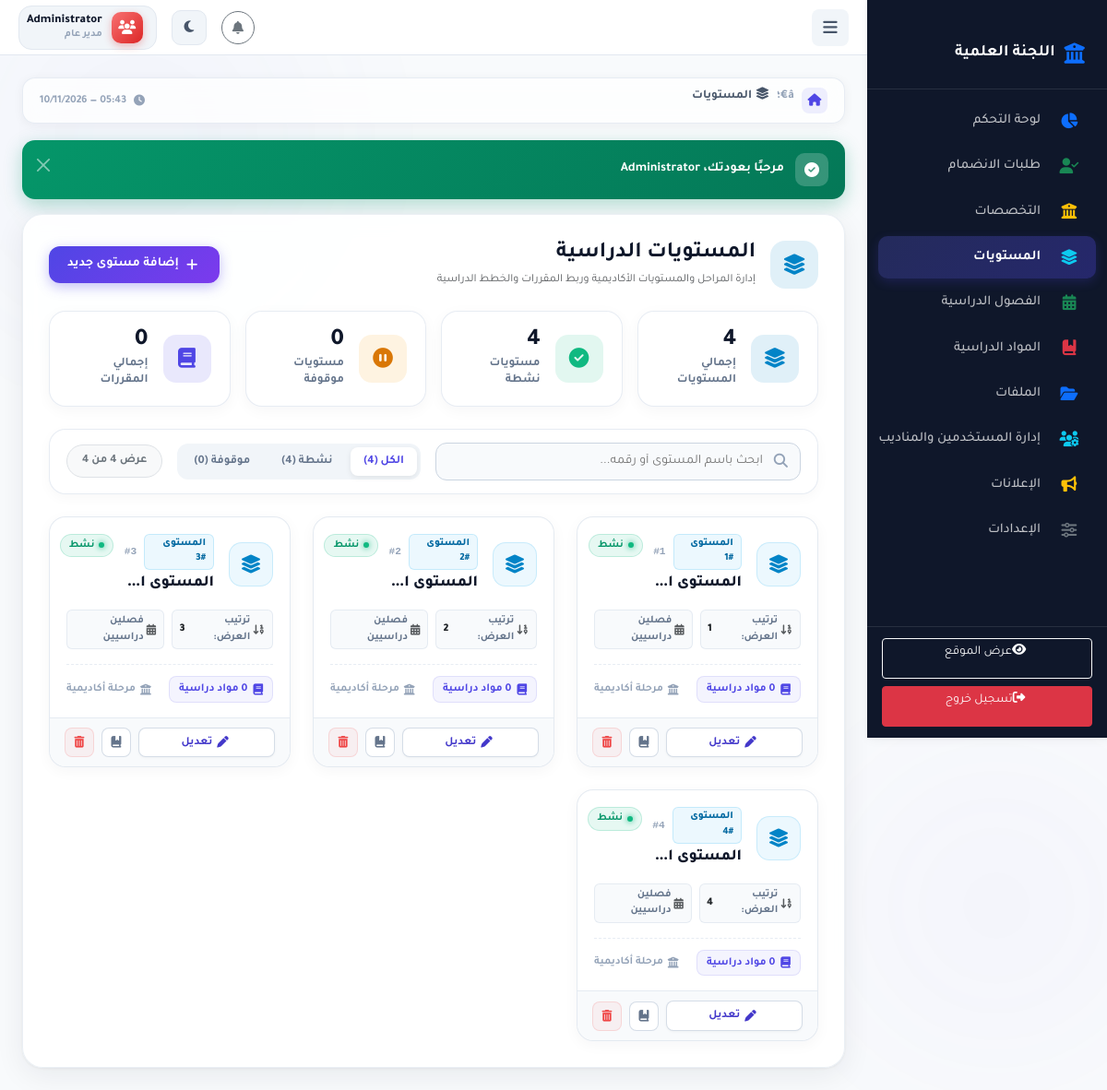
The app's page /admin/levels (signed in) with its own data.
### tables this page shows
CREATE TABLE IF NOT EXISTS levels (
    id INT PRIMARY KEY AUTO_INCREMENT,
    name VARCHAR(50) NOT NULL UNIQUE,
    level_number INT NOT NULL UNIQUE,
    sort_order INT DEFAULT 0,
    is_active BOOLEAN DEFAULT TRUE,
    created_at TIMESTAMP DEFAULT CURRENT_TIMESTAMP
);

### app/Core/Controller.php (called while the page is built, shortened)
<?php
abstract class Controller
{
    protected function view(string $view, array $data = []): void
    {
        View::render($view, $data);
    }
}

### app/Controllers/LevelController.php (called while the page is built, shortened)
<?php
class LevelController extends Controller
{
    public function index(): void
    {
        $levels = \App\Config\Database::fetchAll(
            "SELECT l.*,
                    (SELECT COUNT(*) FROM courses WHERE level_id = l.id) as courses_count
             FROM levels l
             ORDER BY l.sort_order ASC, l.level_number ASC"
        );
        $this->view('admin/levels/index', ['levels' => $levels]);
    }
}

### public/index.php (called while the page is built, shortened)
<?php
require_once __DIR__ . '/../app/Config/Helpers.php';
spl_autoload_register(function ($class) {
    if (str_starts_with($class, 'App\\')) {
        $file = __DIR__ . '/../app/' . str_replace('\\', '/', substr($class, 4)) . '.php';
    }
});
$router = new \App\Config\Router();
$router->registerMiddleware('Auth', \App\Middleware\Auth::class);
$router->registerMiddleware('Admin', \App\Middleware\Admin::class);
$router->registerMiddleware('AdminAccess', \App\Middleware\AdminAccess::class);
$uri = $_SERVER['REQUEST_URI'];
$method = $_SERVER['REQUEST_METHOD'];
$router->dispatch($uri, $method);

### index.php (called while the page is built, shortened)
<?php
require __DIR__ . '/public/index.php';

### app/Config/Helpers.php (called while the page is built, shortened)
<?php
if (!function_exists('env')) {
    function env(string $key, $default = null)
    {
        $value = getenv($key);
        switch (strtolower($value)) {
            case 'false':
                return false;
        }
        return $value;
    }
}
if (!function_exists('url')) {
    function url(string $path = ''): string
    {
        $scriptName = $_SERVER['SCRIPT_NAME'] ?? '';
        $basePath = rtrim(dirname($scriptName), '/\\');
        return $basePath . '/' . ltrim($path, '/\\');
    }
}
if (!function_exists('csrf_token')) {
    function csrf_token(): string
    {
        return $_SESSION['_csrf_token'];
    }
}
if (!function_exists('escape')) {
    function escape(?string $value): string
    {
        return htmlspecialchars($value ?? '', ENT_QUOTES, 'UTF-8');
    }
}

### config/database.php (called while the page is built)
<?php
return [
    'driver' => 'mysql',
    'host' => env('DB_HOST', '127.0.0.1'),
    'port' => env('DB_PORT', 3306),
    'database' => env('DB_NAME', 'university_system'),
    'username' => env('DB_USER', 'root'),
    'password' => env('DB_PASS', ''),
    'charset' => 'utf8mb4',
    'collation' => 'utf8mb4_unicode_ci',
    'prefix' => '',
];

### app/Config/Database.php (called while the page is built, shortened)
<?php
class Database
{
    private static ?Database $instance = null;
    private ?PDO $connection = null;
    private function __construct()
    {
        $config = require __DIR__ . '/../../config/database.php';
        try {
            $dsn = "mysql:host={$config['host']};port={$config['port']};dbname={$config['database']};charset={$config['charset']}";
            $this->connection = new PDO($dsn, $config['username'], $config['password'], [
                PDO::ATTR_ERRMODE => PDO::ERRMODE_EXCEPTION,
                PDO::ATTR_DEFAULT_FETCH_MODE => PDO::FETCH_OBJ,
                PDO::ATTR_EMULATE_PREPARES => false,
            ]);
        } catch (PDOException $e) {
            die('Database connection failed: ' . $e->getMessage());
        }
    }
    public static function getInstance(): self
    {
        if (self::$instance === null) {
            self::$instance = new self();
        }
        return self::$instance;
    }
    public function getConnection(): PDO
    {
        return $this->connection;
    }
    public static function raw(string $sql, array $params = []): \PDOStatement
    {
        $stmt = self::getInstance()->getConnection()->prepare($sql);
        $stmt->execute($params);
        return $stmt;
    }
    public static function fetchAll(string $sql, array $params = []): array
    {
        return self::raw($sql, $params)->fetchAll();
    }
}

### app/Views/admin/levels/index.php (the view, shortened to what this page needs)
<?php
$totalLevels   = count($levels ?? []);
$activeCount   = count(array_filter($levels ?? [], fn($l) => (bool)$l->is_active));
$inactiveCount = $totalLevels - $activeCount;
$totalCourses  = array_sum(array_map(fn($l) => (int)($l->courses_count ?? 0), $levels ?? []));
$isAdmin       = (($_SESSION['user_role'] ?? '') === 'admin');
?>
<div class="d-flex align-items-center justify-content-between flex-wrap gap-3 mb-4">
    <div class="d-flex align-items-center gap-3">
        <div class="majors-stat-icon icon-info" style="width: 52px; height: 52px; border-radius: 16px; font-size: 1.4rem;">
            <i class="fas fa-layer-group"></i>
        </div>
        <div>
            <h4 class="fw-bold mb-1" style="color:var(--dark);">المستويات الدراسية</h4>
            <p class="text-muted small mb-0">إدارة المراحل والمستويات الأكاديمية وربط المقررات والخطط الدراسية</p>
        </div>
    </div>
    <?php if ($isAdmin): ?>
    <div class="d-flex align-items-center gap-2">
        <a href="<?php echo url('/admin/levels/create'); ?>" class="majors-btn-add">
            <i class="fas fa-plus ms-1"></i>إضافة مستوى جديد
        </a>
    </div>
    <?php endif; ?>
</div>
<div class="row g-3 mb-4">
    <div class="col-6 col-lg-3">
        <div class="majors-stat-card">
            <div class="majors-stat-icon icon-info">
                <i class="fas fa-layer-group"></i>
            </div>
            <div>
                <div class="majors-stat-val"><?php echo $totalLevels; ?></div>
                <div class="majors-stat-lbl">إجمالي المستويات</div>
            </div>
        </div>
    </div>
    <div class="col-6 col-lg-3">
        <div class="majors-stat-card">
            <div class="majors-stat-icon icon-success">
                <i class="fas fa-check-circle"></i>
            </div>
            <div>
                <div class="majors-stat-val"><?php echo $activeCount; ?></div>
                <div class="majors-stat-lbl">مستويات نشطة</div>
            </div>
        </div>
    </div>
    <div class="col-6 col-lg-3">
        <div class="majors-stat-card">
            <div class="majors-stat-icon icon-warning">
                <i class="fas fa-pause-circle"></i>
            </div>
            <div>
                <div class="majors-stat-val"><?php echo $inactiveCount; ?></div>
                <div class="majors-stat-lbl">مستويات موقوفة</div>
            </div>
        </div>
    </div>
    <div class="col-6 col-lg-3">
        <div class="majors-stat-card">
            <div class="majors-stat-icon icon-primary">
                <i class="fas fa-book-open"></i>
            </div>
            <div>
                <div class="majors-stat-val"><?php echo $totalCourses; ?></div>
                <div class="majors-stat-lbl">إجمالي المقررات</div>
            </div>
        </div>
    </div>
</div>
<div class="majors-toolbar mb-4">
    <div class="d-flex align-items-center justify-content-between flex-wrap gap-3">
        <div class="majors-search-box">
            <input type="text" id="levelSearchInput" class="majors-search-input" placeholder="ابحث باسم المستوى أو رقمه..." autocomplete="off">
        </div>
        <div class="d-flex align-items-center gap-3 flex-wrap">
            <div class="majors-filter-group" id="levelFilterGroup">
                <button type="button" class="majors-filter-btn active" data-filter="all">الكل (<?php echo $totalLevels; ?>)</button>
                <button type="button" class="majors-filter-btn" data-filter="active">نشطة (<?php echo $activeCount; ?>)</button>
                <button type="button" class="majors-filter-btn" data-filter="inactive">موقوفة (<?php echo $inactiveCount; ?>)</button>
            </div>
            <span class="badge bg-light text-secondary border px-3 py-2 rounded-pill fw-bold" id="levelCounterBadge">
                عرض <?php echo $totalLevels; ?> من <?php echo $totalLevels; ?>
            </span>
        </div>
    </div>
</div>
<?php if (empty($levels)): ?>
    <div class="majors-empty-box">
        <div class="majors-empty-icon" style="background: rgba(14, 165, 233, 0.08); color: #0284c7;">
            <i class="fas fa-layer-group"></i>
        </div>
        <h5 class="fw-bold text-dark mb-2">لا توجد مستويات مسجّلة حتى الآن</h5>
        <p class="text-muted small mb-4">ابدأ بإضافة أول مستوى دراسي لتنظيم وتوزيع المقررات الأكاديمية</p>
        <?php if ($isAdmin): ?>
        <a href="<?php echo url('/admin/levels/create'); ?>" class="majors-btn-add">
            <i class="fas fa-plus ms-1"></i>إضافة مستوى الآن
        </a>
        <?php endif; ?>
    </div>
<?php else: ?>
    <div class="row g-4" id="levelsGridContainer">
        <?php
        $lvlIdx = 0;
        foreach ($levels as $level):
            $lvlIdx++;
            $isActive = (bool)$level->is_active;
            $courses  = (int)($level->courses_count ?? 0);
            $lvlNum   = $level->level_number ?? $level->id;
        ?>
        <div class="col-12 col-md-6 col-xl-4 level-item-col"
             data-name="<?php echo escape(mb_strtolower($level->name)); ?>"
             data-num="<?php echo escape($lvlNum); ?>"
             data-status="<?php echo $isActive ? 'active' : 'inactive'; ?>">
            <div class="level-modern-card <?php echo $isActive ? '' : 'card-inactive'; ?>">
                <div class="major-card-header">
                    <div class="d-flex align-items-center gap-3">
                        <div class="level-icon-box" title="<?php echo escape($level->name); ?>">
                            <i class="fas fa-layer-group"></i>
                        </div>
                        <div class="major-header-text">
                            <div class="d-flex align-items-center gap-2 mb-1">
                                <span class="level-num-badge">المستوى #<?php echo escape($lvlNum); ?></span>
                                <span class="major-id-badge" title="الترقيم">#<?php echo $lvlIdx; ?></span>
                            </div>
                            <h5 class="major-card-title"><?php echo escape($level->name); ?></h5>
                        </div>
                    </div>
                    <div>
                        <span class="major-status-pill <?php echo $isActive ? 'status-pill-active' : 'status-pill-inactive'; ?>">
                            <?php if ($isActive): ?>
                                <span class="pulse-dot"></span> نشط
                            <?php else: ?>
                                <i class="fas fa-pause-circle me-1" style="font-size:0.7rem;"></i> موقوف
                            <?php endif; ?>
                        </span>
                    </div>
                </div>
                <div class="major-card-body-content">
                    <div class="d-flex align-items-center gap-2 mb-3">
                        <span class="level-order-tag">
                            <i class="fas fa-sort-numeric-down text-muted"></i>
                            ترتيب العرض: <strong class="text-dark ms-1"><?php echo escape($level->sort_order ?? 0); ?></strong>
                        </span>
                        <span class="level-order-tag">
                            <i class="fas fa-calendar-alt text-muted"></i>
                            فصلين دراسيين
                        </span>
                    </div>
                    <div class="major-metrics-strip">
                        <a href="<?php echo url('/admin/courses?level_id=' . escape($level->id)); ?>"
                           class="major-metric-chip"
                           title="عرض المواد الدراسية التابعة لهذا المستوى">
                            <i class="fas fa-book-open"></i>
                            <span><?php echo $courses; ?> مواد دراسية</span>
                        </a>
                        <span class="major-dept-chip">
                            <i class="fas fa-graduation-cap"></i> مرحلة أكاديمية
                        </span>
                    </div>
                </div>
                <div class="major-card-actions-bar">
                    <?php if ($isAdmin): ?>
                        <a href="<?php echo url('/admin/levels/' . escape($level->id) . '/edit'); ?>"
                           class="major-act-btn btn-edit-major"
                           title="تعديل بيانات المستوى">
                            <i class="fas fa-pen ms-1"></i>تعديل
                        </a>
                        <a href="<?php echo url('/admin/courses?level_id=' . escape($level->id)); ?>"
                           class="major-act-btn btn-icon-major"
                           title="عرض مواد هذا المستوى">
                            <i class="fas fa-book-bookmark"></i>
                        </a>
                        <a href="<?php echo url('/admin/levels/' . escape($level->id) . '/delete?_csrf_token=' . csrf_token()); ?>"
                           class="major-act-btn btn-icon-major btn-delete-major"
                           title="حذف المستوى"
                           onclick="return confirm('هل أنت متأكد من حذف (<?php echo escape($level->name); ?>)؟')">
                            <i class="fas fa-trash-alt"></i>
                        </a>
                    <?php endif; ?>
                </div>
            </div>
        </div>
        <?php endforeach; ?>
    </div>
<?php endif; ?>

### app/Config/Router.php (shortened to what this page needs)
<?php
class Router
{
    private array $routes = [];
    public function __construct()
    {
        $routes = require __DIR__ . '/../../config/routes.php';
        foreach ($routes as $pattern => $config) {
            $this->routes[] = [
                'pattern' => $this->patternToRegex($pattern),
                'original' => $pattern,
                'config' => $config,
            ];
        }
    }
    private function patternToRegex(string $pattern): string
    {
        $regex = preg_replace('/\{(\w+)\}/', '(?P<$1>[^/]+)', $pattern);
        return '#^' . $regex . '$#';
    }
    public function dispatch(string $uri, string $method): void
    {
        $uri = parse_url($uri, PHP_URL_PATH);
        $uri = str_replace('\\', '/', $uri);
        $uri = rtrim($uri, '/') ?: '/';
        $basePath = str_replace('\\', '/', dirname($_SERVER['SCRIPT_NAME'] ?? ''));
        if ($basePath !== '/' && $basePath !== '.') {
            if (str_starts_with($uri, $basePath)) {
                $uri = substr($uri, strlen($basePath));
            } else {
                $basePathNoPublic = preg_replace('#/public$#i', '', $basePath);
                if ($basePathNoPublic !== '' && $basePathNoPublic !== '/' && str_starts_with($uri, $basePathNoPublic)) {
                    $uri = substr($uri, strlen($basePathNoPublic));
                }
            }
        }
        $uri = '/' . ltrim($uri, '/');
        foreach ($this->routes as $route) {
            if (!preg_match($route['pattern'], $uri, $matches)) {
                continue;
            }
            $params = array_filter($matches, 'is_string', ARRAY_FILTER_USE_KEY);
            $action = $route['config']['action'];
            $controller = new $controllerClass();
            if (!empty($params)) {
                $controller->$action(...array_values($params));
            } else {
                $controller->$action();
            }
            return;
        }
    }
}

### public/assets/css/responsive.css (style rules this page uses)
html { font-size: 16px; }
html, body { overflow-x: hidden; max-width: 100%; }
* { min-width: 0; }

### records on screen
levels: level_number "1", is_active 1 (drawn), sort_order "1"
levels: level_number "2", is_active 1 (drawn), sort_order "2"
levels: level_number "3", is_active 1 (drawn), sort_order "3"
levels: level_number "4", is_active 1 (drawn), sort_order "4"

### other values on screen
$totalLevels "4"
$activeCount "4"
$inactiveCount "0"
$totalCourses "0"
